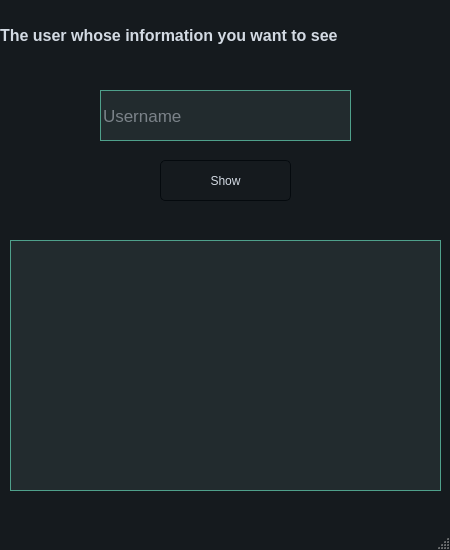
<?xml version="1.0" encoding="UTF-8"?>
<ui version="4.0">
 <class>MainWindow</class>
 <widget class="QMainWindow" name="MainWindow">
  <property name="geometry">
   <rect>
    <x>0</x>
    <y>0</y>
    <width>450</width>
    <height>550</height>
   </rect>
  </property>
  <property name="minimumSize">
   <size>
    <width>450</width>
    <height>550</height>
   </size>
  </property>
  <property name="maximumSize">
   <size>
    <width>450</width>
    <height>550</height>
   </size>
  </property>
  <property name="windowTitle">
   <string>MainWindow</string>
  </property>
  <property name="styleSheet">
   <string notr="true">/*
ManjaroMix Style Sheet for QT Applications
Author: Jaime A. Quiroga P.
Company: GTRONICK
Last updated: 25/02/2020, 15:42.
Available at: https://github.com/GTRONICK/QSS/blob/master/ManjaroMix.qss
*/
QMainWindow {
	background-color:#151a1e;
}
QCalendar {
	background-color: #151a1e;
}
QTextEdit {
	border-width: 1px;
	border-style: solid;
	border-color: #4fa08b;
	background-color: #222b2e;
	color: #d3dae3;
}
QPlainTextEdit {
	border-width: 1px;
	border-style: solid;
	border-color: #4fa08b;
	background-color: #222b2e;
	color: #d3dae3;
}
QToolButton {
	border-style: solid;
	border-top-color: qlineargradient(spread:pad, x1:0.5, y1:1, x2:0.5, y2:0, stop:0 rgb(215, 215, 215), stop:1 rgb(222, 222, 222));
	border-right-color: qlineargradient(spread:pad, x1:0, y1:0.5, x2:1, y2:0.5, stop:0 rgb(217, 217, 217), stop:1 rgb(227, 227, 227));
	border-left-color: qlineargradient(spread:pad, x1:0, y1:0.5, x2:1, y2:0.5, stop:0 rgb(227, 227, 227), stop:1 rgb(217, 217, 217));
	border-bottom-color: qlineargradient(spread:pad, x1:0.5, y1:1, x2:0.5, y2:0, stop:0 rgb(215, 215, 215), stop:1 rgb(222, 222, 222));
	border-width: 1px;
	border-radius: 5px;
	color: #d3dae3;
	padding: 2px;
	background-color: rgb(255,255,255);
}
QToolButton:hover{
	border-style: solid;
	border-top-color: qlineargradient(spread:pad, x1:0.5, y1:1, x2:0.5, y2:0, stop:0 rgb(195, 195, 195), stop:1 rgb(222, 222, 222));
	border-right-color: qlineargradient(spread:pad, x1:0, y1:0.5, x2:1, y2:0.5, stop:0 rgb(197, 197, 197), stop:1 rgb(227, 227, 227));
	border-left-color: qlineargradient(spread:pad, x1:0, y1:0.5, x2:1, y2:0.5, stop:0 rgb(227, 227, 227), stop:1 rgb(197, 197, 197));
	border-bottom-color: qlineargradient(spread:pad, x1:0.5, y1:1, x2:0.5, y2:0, stop:0 rgb(195, 195, 195), stop:1 rgb(222, 222, 222));
	border-width: 1px;
	border-radius: 5px;
	color: rgb(0,0,0);
	padding: 2px;
	background-color: rgb(255,255,255);
}
QToolButton:pressed{
	border-style: solid;
	border-top-color: qlineargradient(spread:pad, x1:0.5, y1:1, x2:0.5, y2:0, stop:0 rgb(215, 215, 215), stop:1 rgb(222, 222, 222));
	border-right-color: qlineargradient(spread:pad, x1:0, y1:0.5, x2:1, y2:0.5, stop:0 rgb(217, 217, 217), stop:1 rgb(227, 227, 227));
	border-left-color: qlineargradient(spread:pad, x1:0, y1:0.5, x2:1, y2:0.5, stop:0 rgb(227, 227, 227), stop:1 rgb(217, 217, 217));
	border-bottom-color: qlineargradient(spread:pad, x1:0.5, y1:1, x2:0.5, y2:0, stop:0 rgb(215, 215, 215), stop:1 rgb(222, 222, 222));
	border-width: 1px;
	border-radius: 5px;
	color: rgb(0,0,0);
	padding: 2px;
	background-color: rgb(142,142,142);
}
QPushButton{
	border-style: solid;
	border-color: #050a0e;
	border-width: 1px;
	border-radius: 5px;
	color: #d3dae3;
	padding: 2px;
	background-color: #151a1e;
}
QPushButton::default{
	border-style: solid;
	border-color: #050a0e;
	border-width: 1px;
	border-radius: 5px;
	color: #FFFFFF;
	padding: 2px;
	background-color: #151a1e;;
}
QPushButton:hover{
	border-style: solid;
	border-color: #050a0e;
	border-width: 1px;
	border-radius: 5px;
	color: #d3dae3;
	padding: 2px;
	background-color: #1c1f1f;
}
QPushButton:pressed{
	border-style: solid;
	border-color: #050a0e;
	border-width: 1px;
	border-radius: 5px;
	color: #d3dae3;
	padding: 2px;
	background-color: #2c2f2f;
}
QPushButton:disabled{
	border-style: solid;
	border-top-color: qlineargradient(spread:pad, x1:0.5, y1:1, x2:0.5, y2:0, stop:0 rgb(215, 215, 215), stop:1 rgb(222, 222, 222));
	border-right-color: qlineargradient(spread:pad, x1:0, y1:0.5, x2:1, y2:0.5, stop:0 rgb(217, 217, 217), stop:1 rgb(227, 227, 227));
	border-left-color: qlineargradient(spread:pad, x1:0, y1:0.5, x2:1, y2:0.5, stop:0 rgb(227, 227, 227), stop:1 rgb(217, 217, 217));
	border-bottom-color: qlineargradient(spread:pad, x1:0.5, y1:1, x2:0.5, y2:0, stop:0 rgb(215, 215, 215), stop:1 rgb(222, 222, 222));
	border-width: 1px;
	border-radius: 5px;
	color: #808086;
	padding: 2px;
	background-color: rgb(142,142,142);
}
QLineEdit {
	border-width: 1px;
	border-style: solid;
	border-color: #4fa08b;
	background-color: #222b2e;
	color: #d3dae3;
}
QLabel {
	color: #d3dae3;
}
QLCDNumber {
	color: #4d9b87;
}
QProgressBar {
	text-align: center;
	color: #d3dae3;
	border-radius: 10px;
	border-color: transparent;
	border-style: solid;
	background-color: #52595d;
}
QProgressBar::chunk {
	background-color: #214037	;
	border-radius: 10px;
}
QMenuBar {
	background-color: #151a1e;
}
QMenuBar::item {
	color: #d3dae3;
  	spacing: 3px;
  	padding: 1px 4px;
	background-color: #151a1e;
}

QMenuBar::item:selected {
  	background-color: #252a2e;
	color: #FFFFFF;
}
QMenu {
	background-color: #151a1e;
}
QMenu::item:selected {
	background-color: #252a2e;
	color: #FFFFFF;
}
QMenu::item {
	color: #d3dae3;
	background-color: #151a1e;
}
QTabWidget {
	color:rgb(0,0,0);
	background-color:#000000;
}
QTabWidget::pane {
		border-color: #050a0e;
		background-color: #1e282c;
		border-style: solid;
		border-width: 1px;
    	border-bottom-left-radius: 4px;
		border-bottom-right-radius: 4px;
}
QTabBar::tab:first {
	border-style: solid;
	border-left-width:1px;
	border-right-width:0px;
	border-top-width:1px;
	border-bottom-width:0px;
	border-top-color: #050a0e;
	border-left-color: #050a0e;
	border-bottom-color: #050a0e;
	border-top-left-radius: 4px;
	color: #d3dae3;
	padding: 3px;
	margin-left:0px;
	background-color: #151a1e;
}
QTabBar::tab:last {
	border-style: solid;
	border-top-width:1px;
	border-left-width:1px;
	border-right-width:1px;
	border-bottom-width:0px;
	border-color: #050a0e;
	border-top-right-radius: 4px;
	color: #d3dae3;
	padding: 3px;
	margin-left:0px;
	background-color: #151a1e;
}
QTabBar::tab {
	border-style: solid;
	border-top-width:1px;
	border-bottom-width:0px;
	border-left-width:1px;
	border-top-color: #050a0e;
	border-left-color: #050a0e;
	border-bottom-color: #050a0e;
	color: #d3dae3;
	padding: 3px;
	margin-left:0px;
	background-color: #151a1e;
}
QTabBar::tab:selected, QTabBar::tab:last:selected, QTabBar::tab:hover {
  	border-style: solid;
  	border-left-width:1px;
	border-bottom-width:0px;
	border-right-color: transparent;
	border-top-color: #050a0e;
	border-left-color: #050a0e;
	border-bottom-color: #050a0e;
	color: #FFFFFF;
	padding: 3px;
	margin-left:0px;
	background-color: #1e282c;
}

QTabBar::tab:selected, QTabBar::tab:first:selected, QTabBar::tab:hover {
  	border-style: solid;
  	border-left-width:1px;
  	border-bottom-width:0px;
  	border-top-width:1px;
	border-right-color: transparent;
	border-top-color: #050a0e;
	border-left-color: #050a0e;
	border-bottom-color: #050a0e;
	color: #FFFFFF;
	padding: 3px;
	margin-left:0px;
	background-color: #1e282c;
}

QCheckBox {
	color: #d3dae3;
	padding: 2px;
}
QCheckBox:disabled {
	color: #808086;
	padding: 2px;
}

QCheckBox:hover {
	border-radius:4px;
	border-style:solid;
	padding-left: 1px;
	padding-right: 1px;
	padding-bottom: 1px;
	padding-top: 1px;
	border-width:1px;
	border-color: transparent;
}
QCheckBox::indicator:checked {

	height: 10px;
	width: 10px;
	border-style:solid;
	border-width: 1px;
	border-color: #4fa08b;
	color: #000000;
	background-color: qradialgradient(cx:0.4, cy:0.4, radius: 1.5,fx:0, fy:0, stop:0 #1e282c, stop:0.3 #1e282c, stop:0.4 #4fa08b, stop:0.5 #1e282c, stop:1 #1e282c);
}
QCheckBox::indicator:unchecked {

	height: 10px;
	width: 10px;
	border-style:solid;
	border-width: 1px;
	border-color: #4fa08b;
	color: #000000;
}
QRadioButton {
	color: #d3dae3;
	padding: 1px;
}
QRadioButton::indicator:checked {
	height: 10px;
	width: 10px;
	border-style:solid;
	border-radius:5px;
	border-width: 1px;
	border-color: #4fa08b;
	color: #a9b7c6;
	background-color: qradialgradient(cx:0.5, cy:0.5, radius:0.4,fx:0.5, fy:0.5, stop:0 #4fa08b, stop:1 #1e282c);
}
QRadioButton::indicator:!checked {
	height: 10px;
	width: 10px;
	border-style:solid;
	border-radius:5px;
	border-width: 1px;
	border-color: #4fa08b;
	color: #a9b7c6;
	background-color: transparent;
}
QStatusBar {
	color:#027f7f;
}
QSpinBox {
	color: #d3dae3;
	background-color: #222b2e;
	border-width: 1px;
	border-style: solid;
	border-color: #4fa08b;
}
QDoubleSpinBox {
	color: #d3dae3;
	background-color: #222b2e;
	border-width: 1px;
	border-style: solid;
	border-color: #4fa08b;
}
QTimeEdit {
	color: #d3dae3;
	background-color: #222b2e;
	border-width: 1px;
	border-style: solid;
	border-color: #4fa08b;
}
QDateTimeEdit {
	color: #d3dae3;
	background-color: #222b2e;
	border-width: 1px;
	border-style: solid;
	border-color: #4fa08b;
}
QDateEdit {
	color: #d3dae3;
	background-color: #222b2e;
	border-width: 1px;
	border-style: solid;
	border-color: #4fa08b;
}
QFontComboBox {
	color: #d3dae3;
	background-color: #222b2e;
	border-width: 1px;
	border-style: solid;
	border-color: #4fa08b;
}
QComboBox {
	color: #d3dae3;
	background-color: #222b2e;
	border-width: 1px;
	border-style: solid;
	border-color: #4fa08b;
}

QDial {
	background: #16a085;
}

QToolBox {
	color: #a9b7c6;
	background-color: #222b2e;
}
QToolBox::tab {
	color: #a9b7c6;
	background-color:#222b2e;
}
QToolBox::tab:selected {
	color: #FFFFFF;
	background-color:#222b2e;
}
QScrollArea {
	color: #FFFFFF;
	background-color:#222b2e;
}
QSlider::groove:horizontal {
	height: 5px;
	background-color: #52595d;
}
QSlider::groove:vertical {
	width: 5px;
	background-color: #52595d;
}
QSlider::handle:horizontal {
	background: #1a2224;
	border-style: solid;
	border-width: 1px;
	border-color: rgb(207,207,207);
	width: 12px;
	margin: -5px 0;
	border-radius: 7px;
}
QSlider::handle:vertical {
	background: #1a2224;
	border-style: solid;
	border-width: 1px;
	border-color: rgb(207,207,207);
	height: 12px;
	margin: 0 -5px;
	border-radius: 7px;
}
QSlider::add-page:horizontal {
    background: #52595d;
}
QSlider::add-page:vertical {
    background: #52595d;
}
QSlider::sub-page:horizontal {
    background-color: #15433a;
}
QSlider::sub-page:vertical {
    background-color: #15433a;
}
QScrollBar:horizontal {
	max-height: 10px;
	border: 1px transparent grey;
	margin: 0px 20px 0px 20px;
	background: transparent;
}
QScrollBar:vertical {
	max-width: 10px;
	border: 1px transparent grey;
	margin: 20px 0px 20px 0px;
	background: transparent;
}
QScrollBar::handle:horizontal {
	background: #52595d;
	border-style: transparent;
	border-radius: 4px;
	min-width: 25px;
}
QScrollBar::handle:horizontal:hover {
	background: #58a492;
	border-style: transparent;
	border-radius: 4px;
	min-width: 25px;
}
QScrollBar::handle:vertical {
	background: #52595d;
	border-style: transparent;
	border-radius: 4px;
	min-height: 25px;
}
QScrollBar::handle:vertical:hover {
	background: #58a492;
	border-style: transparent;
	border-radius: 4px;
	min-height: 25px;
}
QScrollBar::add-line:horizontal {
   border: 2px transparent grey;
   border-top-right-radius: 4px;
   border-bottom-right-radius: 4px;
   background: #15433a;
   width: 20px;
   subcontrol-position: right;
   subcontrol-origin: margin;
}
QScrollBar::add-line:horizontal:pressed {
   border: 2px transparent grey;
   border-top-right-radius: 4px;
   border-bottom-right-radius: 4px;
   background: rgb(181,181,181);
   width: 20px;
   subcontrol-position: right;
   subcontrol-origin: margin;
}
QScrollBar::add-line:vertical {
   border: 2px transparent grey;
   border-bottom-left-radius: 4px;
   border-bottom-right-radius: 4px;
   background: #15433a;
   height: 20px;
   subcontrol-position: bottom;
   subcontrol-origin: margin;
}
QScrollBar::add-line:vertical:pressed {
   border: 2px transparent grey;
   border-bottom-left-radius: 4px;
   border-bottom-right-radius: 4px;
   background: rgb(181,181,181);
   height: 20px;
   subcontrol-position: bottom;
   subcontrol-origin: margin;
}
QScrollBar::sub-line:horizontal {
   border: 2px transparent grey;
   border-top-left-radius: 4px;
   border-bottom-left-radius: 4px;
   background: #15433a;
   width: 20px;
   subcontrol-position: left;
   subcontrol-origin: margin;
}
QScrollBar::sub-line:horizontal:pressed {
   border: 2px transparent grey;
   border-top-left-radius: 4px;
   border-bottom-left-radius: 4px;
   background: rgb(181,181,181);
   width: 20px;
   subcontrol-position: left;
   subcontrol-origin: margin;
}
QScrollBar::sub-line:vertical {
   border: 2px transparent grey;
   border-top-left-radius: 4px;
   border-top-right-radius: 4px;
   background: #15433a;
   height: 20px;
   subcontrol-position: top;
   subcontrol-origin: margin;
}
QScrollBar::sub-line:vertical:pressed {
   border: 2px transparent grey;
   border-top-left-radius: 4px;
   border-top-right-radius: 4px;
   background: rgb(181,181,181);
   height: 20px;
   subcontrol-position: top;
   subcontrol-origin: margin;
}

QScrollBar::add-page:horizontal, QScrollBar::sub-page:horizontal {
   background: none;
}
QScrollBar::add-page:vertical, QScrollBar::sub-page:vertical {
   background: none;
}</string>
  </property>
  <widget class="QWidget" name="centralwidget">
   <widget class="QLineEdit" name="lineEdit">
    <property name="geometry">
     <rect>
      <x>100</x>
      <y>90</y>
      <width>251</width>
      <height>51</height>
     </rect>
    </property>
    <property name="font">
     <font>
      <pointsize>13</pointsize>
     </font>
    </property>
    <property name="placeholderText">
     <string>Username</string>
    </property>
   </widget>
   <widget class="QLabel" name="label">
    <property name="geometry">
     <rect>
      <x>0</x>
      <y>20</y>
      <width>451</width>
      <height>31</height>
     </rect>
    </property>
    <property name="font">
     <font>
      <pointsize>12</pointsize>
      <weight>75</weight>
      <bold>true</bold>
     </font>
    </property>
    <property name="text">
     <string>The user whose information you want to see</string>
    </property>
   </widget>
   <widget class="QPushButton" name="pushButton">
    <property name="geometry">
     <rect>
      <x>160</x>
      <y>160</y>
      <width>131</width>
      <height>41</height>
     </rect>
    </property>
    <property name="text">
     <string>Show</string>
    </property>
   </widget>
   <widget class="QTextEdit" name="textEdit">
    <property name="geometry">
     <rect>
      <x>10</x>
      <y>240</y>
      <width>431</width>
      <height>251</height>
     </rect>
    </property>
    <property name="font">
     <font>
      <pointsize>14</pointsize>
     </font>
    </property>
   </widget>
  </widget>
  <widget class="QMenuBar" name="menubar">
   <property name="geometry">
    <rect>
     <x>0</x>
     <y>0</y>
     <width>450</width>
     <height>23</height>
    </rect>
   </property>
  </widget>
  <widget class="QStatusBar" name="statusbar"/>
 </widget>
 <resources/>
 <connections/>
</ui>
